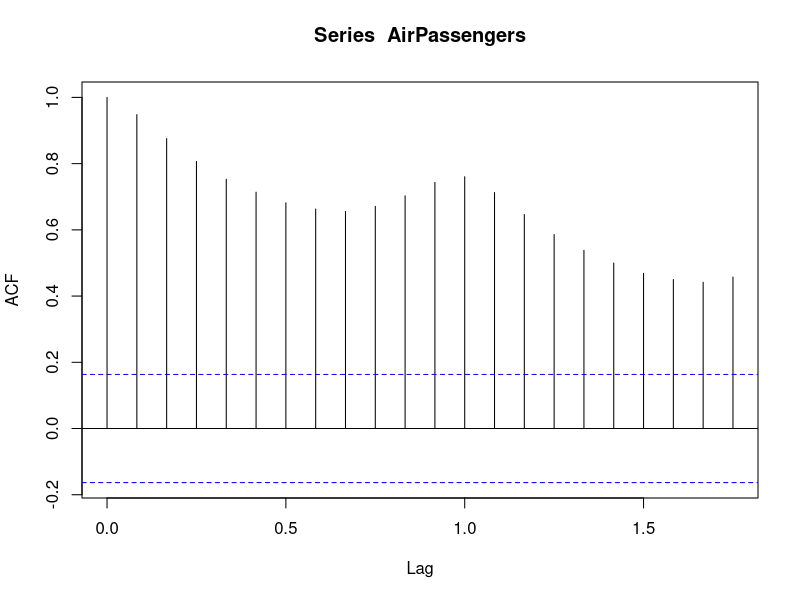
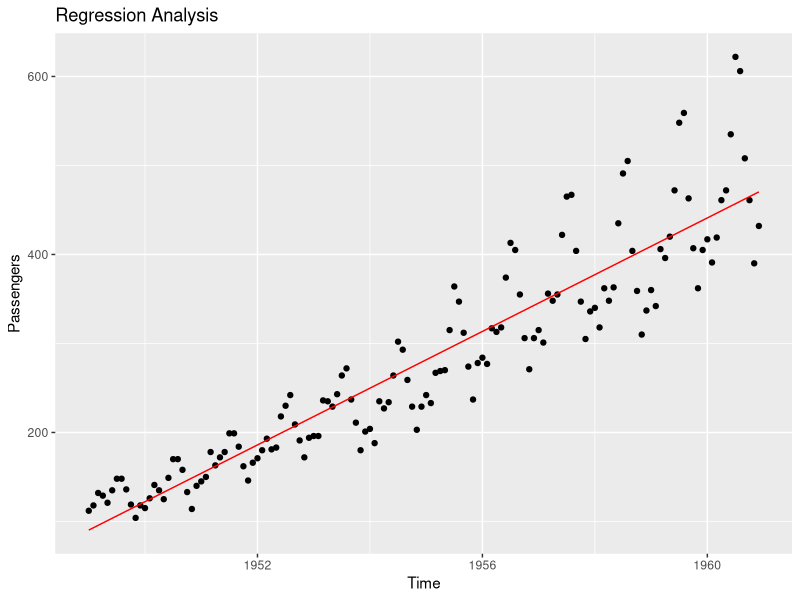
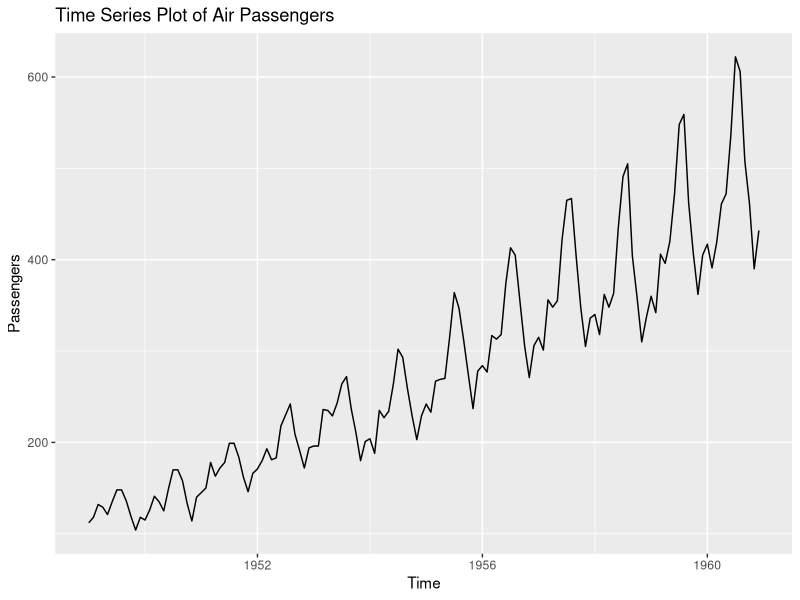
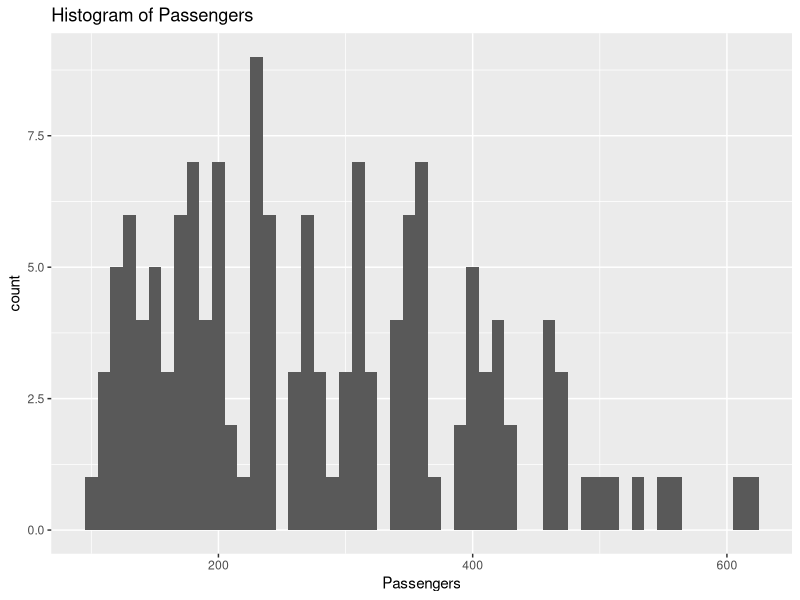

These figures' R source, in order:
# Load necessary libraries
library(ggplot2)
library(stats)

# Load the AirPassengers dataset
data("AirPassengers")

# 1. Identify the number of variables
num_vars <- ncol(AirPassengers)
cat("Number of variables:", num_vars, "\n")

# 2. Perform correlation analysis (since it's a time series, we'll use autocorrelation)
acf(AirPassengers)

# 3. Plot a correlation matrix (not directly applicable for time series)

# 4. Perform regression analysis (trend analysis)
model <- lm(AirPassengers ~ time(AirPassengers))
summary(model)

# Plot regression results
ggplot(data.frame(Time = time(AirPassengers), Passengers = AirPassengers), aes(x = Time, y = Passengers)) +
  geom_point() +
  geom_line(aes(y = fitted(model)), color = "red") +
  ggtitle("Regression Analysis")

# 5. Perform T-test and ANOVA (not directly applicable for time series)

# 6. Visualize results
# Time series plot
ggplot(data.frame(Time = time(AirPassengers), Passengers = AirPassengers), aes(x = Time, y = Passengers)) +
  geom_line() +
  ggtitle("Time Series Plot of Air Passengers")


# Histogram
ggplot(data.frame(Passengers = AirPassengers), aes(x = Passengers)) +
  geom_histogram(binwidth = 10) +
  ggtitle("Histogram of Passengers")
